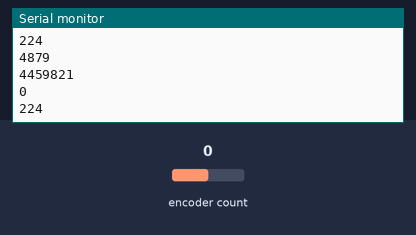
Recording of a sketch running on a simulated Arduino Uno, built with avr-gcc and run on an emulated ATmega328P. Shown: the last lines printed to the serial monitor. The test bench sets the inputs (shaded band); at power-on: encoder count 0.

Above: at 1.2 s.
1.3 s: encoder count set to 4
At 2.5 s:
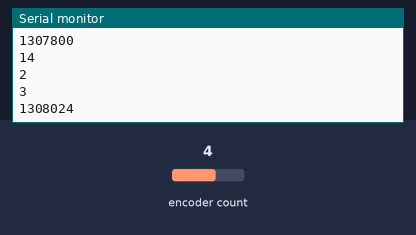
2.8 s: encoder count set to 5
At 3.6 s:
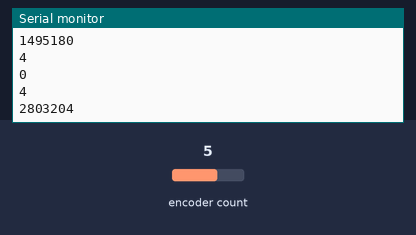
Timing chart, 0 to 5.8 s (numbered marks = the images above; inputs shaded):
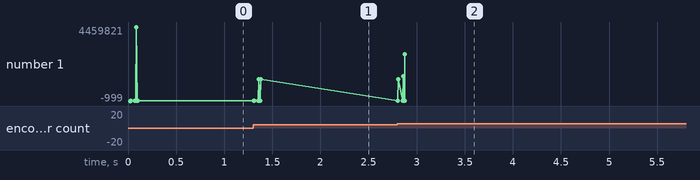

Measured:
- after the input at 1.3 s, the serial monitor: prints a new line after 0.06 s (image 1)
- after the input at 2.8 s, the serial monitor: prints a new line after 0.06 s (image 2)
- plotted number 1: 224 → 1308024 after the input at 1.3 s, 1308024 → 2803204 after the input at 2.8 s

The sketch:

encodertest.ino
```cpp
#include <Encoder.h>


Encoder myEnc(2, 3);

void setup() {
  Serial.begin(9600);
  Serial.println("Basic Encoder Test:");
}

long oldPosition  = -999;
long oldtime_data = micros();
void loop() {
long newtime_data = micros();

 long newPosition = myEnc.read();
 newPosition = newPosition *360/1496;
// newPosition  = newPosition % 360;

  if (newPosition  > 180) {
  newPosition = newPosition-360;
  }

 else if (newPosition  <= -180) {
  newPosition = 360 + newPosition;
  }
  if(oldPosition != newPosition ){
   Serial.println(oldPosition);
   Serial.println(oldtime_data);
   long diff_Pos = newPosition - oldPosition;
   unsigned long diff_time = (newtime_data - oldtime_data);
   long  angular_velocity = 1000000 * diff_Pos / diff_time  ;
   oldPosition = newPosition;
   oldtime_data = newtime_data;
   long distance = diff_Pos * 56 * 3.14 *10 /360; //単位[cm]

    Serial.println("////////////////////////////////////");
    Serial.println(diff_Pos);
    Serial.println(diff_time);
    Serial.println(distance);
    Serial.println(angular_velocity);
    Serial.println(newPosition);
    Serial.println(newtime_data);
    }
delay(21);

}
```
